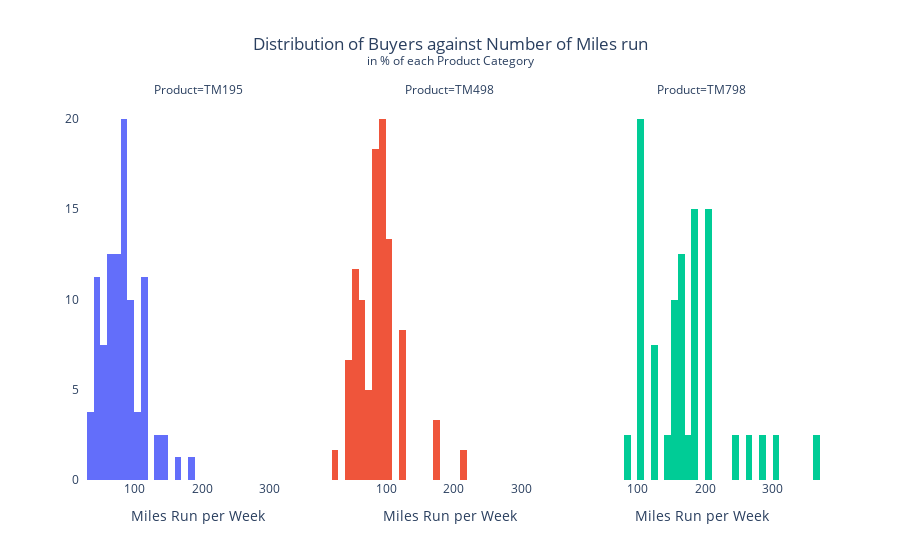

Notebook code cell kept with this figure:
### Code cell
# Distribution of Mileage for each Product category

title_ = 'Distribution of Buyers against Number of Miles run<br><sup>in % of each Product Category'
labels_ = {"Miles":"Miles Run per Week"}
miles_hist = px.histogram(df, x = 'Miles',
                         histnorm = 'percent',
                         facet_col = "Product",
                         color = "Product",
                         labels = labels_,
                         title = title_)
miles_hist.update_layout(title_x = 0.5, yaxis_title = None, plot_bgcolor = 'white')
miles_hist.update_layout(showlegend = False)
miles_hist.update_traces(xbins_size = 10)
miles_hist.show()

### Figure 1 — Plotly figure (JSON) as saved in the notebook; plotly's stock layout.template omitted (floating-point values rounded to 4 significant figures)
{"data": [{"alignmentgroup": "True", "bingroup": "x", "histnorm": "percent", "hovertemplate": "Product=TM195<br>Miles Run per Week=%{x}<br>percent=%{y}<extra></extra>", "legendgroup": "TM195", "marker": {"color": "#636efa", "pattern": {"shape": ""}}, "name": "TM195", "offsetgroup": "TM195", "orientation": "v", "showlegend": true, "type": "histogram", "x": [112, 75, 66, 85, 47, 66, 75, 85, 141, 85, 85, 66, 75, 75, 47, 75, 103, 94, 113, 38, 113, 94, 94, 188, 113, 47, 75, 75, 56, 47, 85, 113, 47, 85, 113, 113, 47, 85, 66, 132, 85, 66, 85, 56, 56, 66, 103, 94, 113, 56, 85, 38, 94, 141, 85, 47, 47, 113, 85, 38, 85, 169, 66, 85, 94, 85, 94, 85, 75, 56, 56, 75, 132, 66, 103, 66, 75, 47, 94, 66], "xaxis": "x", "xbins": {"size": 10}, "yaxis": "y"}, {"alignmentgroup": "True", "bingroup": "x", "histnorm": "percent", "hovertemplate": "Product=TM498<br>Miles Run per Week=%{x}<br>percent=%{y}<extra></extra>", "legendgroup": "TM498", "marker": {"color": "#EF553B", "pattern": {"shape": ""}}, "name": "TM498", "offsetgroup": "TM498", "orientation": "v", "showlegend": true, "type": "histogram", "x": [64, 53, 106, 95, 212, 42, 53, 95, 85, 95, 127, 74, 53, 64, 85, 106, 106, 85, 127, 42, 106, 95, 64, 170, 106, 53, 42, 127, 85, 127, 106, 53, 95, 74, 106, 95, 64, 21, 127, 95, 170, 85, 95, 95, 74, 95, 85, 85, 53, 53, 64, 95, 85, 85, 106, 85, 85, 95, 42, 64], "xaxis": "x2", "xbins": {"size": 10}, "yaxis": "y2"}, {"alignmentgroup": "True", "bingroup": "x", "histnorm": "percent", "hovertemplate": "Product=TM798<br>Miles Run per Week=%{x}<br>percent=%{y}<extra></extra>", "legendgroup": "TM798", "marker": {"color": "#00cc96", "pattern": {"shape": ""}}, "name": "TM798", "offsetgroup": "TM798", "orientation": "v", "showlegend": true, "type": "histogram", "x": [106, 120, 200, 140, 100, 100, 100, 80, 200, 160, 120, 160, 200, 100, 180, 240, 170, 100, 180, 160, 100, 100, 180, 180, 150, 180, 300, 280, 160, 150, 260, 200, 150, 360, 150, 200, 200, 160, 120, 180], "xaxis": "x3", "xbins": {"size": 10}, "yaxis": "y3"}], "layout": {"annotations": [{"font": {}, "showarrow": false, "text": "Product=TM195", "x": 0.16, "xanchor": "center", "xref": "paper", "y": 1, "yanchor": "bottom", "yref": "paper"}, {"font": {}, "showarrow": false, "text": "Product=TM498", "x": 0.5, "xanchor": "center", "xref": "paper", "y": 1, "yanchor": "bottom", "yref": "paper"}, {"font": {}, "showarrow": false, "text": "Product=TM798", "x": 0.84, "xanchor": "center", "xref": "paper", "y": 1, "yanchor": "bottom", "yref": "paper"}], "autosize": true, "barmode": "relative", "legend": {"title": {"text": "Product"}, "tracegroupgap": 0}, "plot_bgcolor": "white", "showlegend": false, "title": {"text": "Distribution of Buyers against Number of Miles run<br><sup>in % of each Product Category", "x": 0.5}, "xaxis": {"anchor": "y", "autorange": true, "domain": [0, 0.32], "range": [19.5, 369.5], "title": {"text": "Miles Run per Week"}, "type": "linear"}, "xaxis2": {"anchor": "y2", "autorange": true, "domain": [0.34, 0.66], "matches": "x", "range": [19.5, 369.5], "title": {"text": "Miles Run per Week"}, "type": "linear"}, "xaxis3": {"anchor": "y3", "autorange": true, "domain": [0.68, 1.0], "matches": "x", "range": [19.5, 369.5], "title": {"text": "Miles Run per Week"}, "type": "linear"}, "yaxis": {"anchor": "x", "autorange": true, "domain": [0, 1], "range": [0, 21.05], "title": {}}, "yaxis2": {"anchor": "x2", "autorange": true, "domain": [0, 1], "matches": "y", "range": [0, 21.05], "showticklabels": false}, "yaxis3": {"anchor": "x3", "autorange": true, "domain": [0, 1], "matches": "y", "range": [0, 21.05], "showticklabels": false}}}
